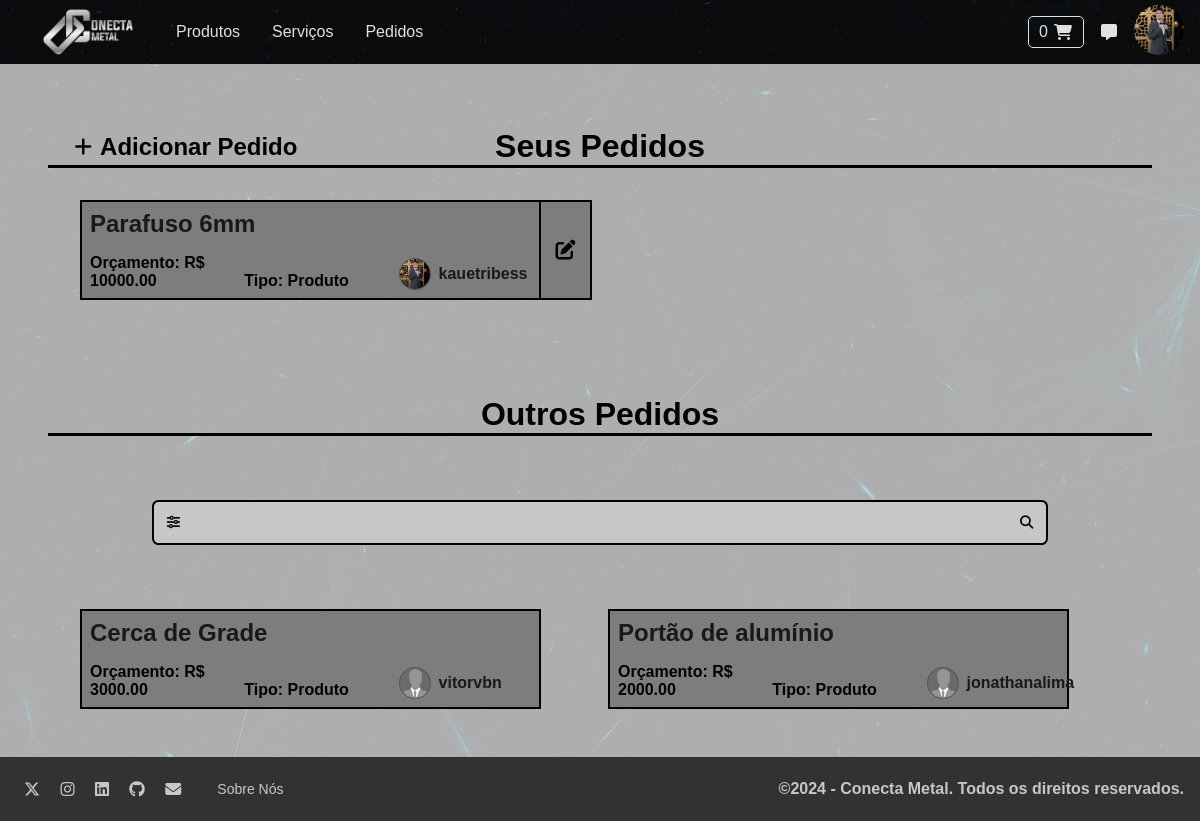
Page /requests/ (signed in) on the committed database.
### main_app/models.py (models this page shows, shortened)
class UserProfile(models.Model):
    class ServiceTierName(models.TextChoices):
        Nenhum = 'Nenhum', _('Nenhum')
        Bronze = 'Bronze', _('Bronze')
        Silver = 'Silver', _('Silver')
        Gold = 'Gold', _('Gold')
        Platinum = 'Platinum', _('Platinum')
    user = models.OneToOneField(User, on_delete=models.CASCADE)
    CPF = models.CharField(max_length=14, unique=True)
    picture = models.ImageField(upload_to=mu.profile_image_upload, null=True, blank=True, default='/main/default/no_profile_picture.png')
    aboutMe = models.TextField(null=True, blank=True, default=None)
    phone = models.CharField(max_length=255, null=True, blank=True, default=None)
    serviceTer = models.CharField(
        max_length=8, choices=ServiceTierName.choices, default=ServiceTierName.Nenhum
    )
    address = models.ForeignKey(
        Address, on_delete=models.SET_NULL, null=True, blank=True
    )

class Requests(models.Model):
    class RequestTypeName(models.TextChoices):
        Produto = 'Produto', _('Produto')
        Serviço = 'Serviço', _('Serviço')
    name = models.CharField(max_length=255)
    description = models.TextField()
    picture = models.ImageField(upload_to=mu.request_image_upload, null=True, blank=True)
    type = models.CharField(
        max_length=7, choices=RequestTypeName.choices, default=RequestTypeName.Serviço
    )
    maxBudget = models.DecimalField(max_digits=20, decimal_places=2)
    owner = models.ForeignKey(
        UserProfile, on_delete=models.CASCADE, null=True, blank=True
    )
    concluded = models.BooleanField(default=False)

### main_app/views.py (the view, shortened to what this page needs)
# urls.py: path('requests/', views.requests, name="requests"),
@login_required(login_url='main_app:login', redirect_field_name='next')
def requests(request):
    cart_products = ShoppingCart.objects.filter(
        client__user = request.user
    ).order_by('-id')
    user_profile = UserProfile.objects.filter(
        user=request.user
    ).first()
    user_requests = Requests.objects.filter(
        owner=user_profile
    ).order_by('-id')
    search_term = request.GET.get('q', '').strip()
    if user_profile.serviceTer != 'Nenhum':
        if not search_term:
            others_requests = Requests.objects.filter(
                ~Q(owner=user_profile),
                Q(concluded=False)
            ).order_by('-id')
            additional_query_string = ''
        page_object, pagination_range = make_pagination(request, others_requests, PER_PAGE)
    products_amount = 0
    for cart_product in cart_products:
        products_amount += cart_product.amount
    context = {
        'additional_query_string': additional_query_string,
        'pagination_range': pagination_range,
        'others_requests': page_object,
        'products_amount': products_amount,
        'user_profile': user_profile,
        'user_requests': user_requests,
    }
    return render(request=request, template_name='main/pages/requests.html', context=context)

### utils/pagination.py (called while the page is built)
def make_pagination(request, queryset, per_page, qty_pages=4):
    try:
        current_page = int(request.GET.get('page', 1))
    except ValueError:
        current_page = 1
    paginator = Paginator(queryset, per_page)
    page_object = paginator.get_page(current_page)
    pagination_range = make_pagination_range(
        paginator.page_range,
        qty_pages,
        current_page
    )
    return page_object, pagination_range

### main_app/templates/main/pages/requests.html (shortened to what this page needs)
{% extends "main/base/base.html" %}
{% load static %}
{% block static %}
    <link rel="stylesheet" href="{% static 'main/css/requests.css' %}">
    <link rel="stylesheet" href="{% static 'main/css/pagination.css' %}">
{% endblock static %}
{% block content %}
    <div class="requests-owner">
        <div class="requests-owner-title">
            <div class="request-owner-left">
                <div class="request-owner-new">
                    <a href="">
                        <i class="fa-solid fa-plus"></i>
                        <h2>Adicionar Pedido</h2>
                    </a>
                </div>
            </div>
            <h1>Seus Pedidos</h1>
            <div class="request-owner-right">
            </div>
        </div>
        {% if not user_requests %}
            <div class="requests-owner-not-found">
                <div class="requests-owner-message">
                    <h2>Você ainda não requisitou nenhum pedido!</h2>
                </div>
            </div>
        {% else %}
            <div class="requests-owner-list">
                {% for request in user_requests %}
                    {% include "main/partials/requests-card.html" %}
                {% endfor %}
            </div>
        {% endif %}
    </div>
    {% if user_profile.serviceTier != 'Nenhum' %}
        <div class="requests-others">
            <div class="requests-others-title">
                <h1>Outros Pedidos</h1>
            </div>
            {% include "main/partials/search.html" %}
            <div class="requests-others-list">
                {% for request in others_requests %}
                    {% include "main/partials/requests-card.html" %}
                {% endfor %}
            </div>
        </div>
    {% endif %}
{% endblock content %}

### main_app/templates/main/partials/header.html (shortened to what this page needs)
{% load static %}
<header class="main-header-container">
    <div class="main-header-left">
        <img src="{% static 'main/img/cm-square-logo.png' %}" alt="CM" class="main-header-logo">
        <a href="{% url "main_app:home" %}" class="main-header-nav-button">
            <p>Produtos</p>
        </a>
        <a href="{% url "main_app:services" %}" class="main-header-nav-button">
            <p>Serviços</p>
        </a>
        <a href="{% url "main_app:requests" %}" class="main-header-nav-button">
            <p>Pedidos</p>
        </a>
    </div>
    <div class="main-header-right">
        {% if request.user.is_authenticated %}
            <div class="main-header-cart">
                <a href="{% url "main_app:shopping" %}" class="main-header-cart-button">
                    <p>{{ products_amount }}</p>
                    <i class="fa-solid fa-cart-shopping"></i>
                </a>
            </div>
            <a href="" class="main-header-nav-button icon-button">
                <i class="fa-solid fa-message"></i>
            </a>
        {% endif %}
        <div class="profile-dropdown main-header-nav-button icon-button">
            <button class="profile-dropbtn">
                {% if request.user.is_authenticated %}
                    <img src="{{ user_profile.picture.url }}" alt="" class="user-picture">
                {% else %}
                    <i class="fa-solid fa-user"></i>
                {% endif %}
            </button>
            </div>
    </div>
</header>

### main_app/templates/main/partials/requests-card.html
<div class="requests-card">
    <div class="requests-card-content">
        <div class="request-card-title">
            <a href="#">
                <h2>{{ request.name }}</h2>
            </a>
        </div>
        <div class="request-card-info">
            <div class="request-card-budget">
                <h4>Orçamento: R$ {{ request.maxBudget }}</h3>
            </div>
            <div class="request-card-type">
                <h4>Tipo: {{ request.type }}</h3>
            </div>
            <div class="request-card-owner">
                <a href="{% url "main_app:profile" request.owner.user.username %}">
                    {% if request.owner.picture %}
                        <img src="{{ request.owner.picture.url }}" alt="">
                    {% endif %}
                    <h4>{{ request.owner.user.username }}</h4>
                </a>
            </div>
        </div>
    </div>
    {% if user_profile == request.owner %}
        <div class="requests-card-button">
            <button>
                <i class="fa-solid fa-pen-to-square"></i>
            </button>
        </div>
    {% endif %}
</div>

### main_app/static/main/css/styles.css (style rules this page uses)
:root { --color-primary: #269fe6; --color-primary-hover: #2086c2; --color-primary-dark: #13141f; --color-primary-dark-hover: #212336; --color-primary-light: #d4ecfa; --color-primary-light-hover: #bdd8e7; --color-white: #fff; --color-black: #000; --color-gray-0: #f9f9f9; --color-gray-1: #e0e0e0; --color-gray-2: #c7c7c7; --color-gray-3: #aeaeae; --color-gray-4: #959595; --color-gray-5: #7d7d7d; --color-gray-6: #646464; --color-gray-7: #4b4b4b; --color-gray-8: #323232; --color-gray-9: #191919; --color-dark-text: #444; --color-info-light: #cce5ff; --color-debug-light: #cce5ff; --color-success-light: #d4edda; --color-alert-light: #fff3cd; --color-warning-light: #fff3cd; --color-error-light: #f8d7da; --color-info-dark: #4d86c4; --color-debug-dark: #4d86c4; --color-success-dark: #4a9c5d; --color-alert-dark: #927f40; --color-warning-dark: #927f40; --color-error-dark: #da525d; --spacing-gutter-extra-small: 1rem; --spacing-gutter-small: 2rem; --spacing-gutter-medium: 3rem; --spacing-gutter-large: 4rem; }
* { padding: 0; margin: 0; box-sizing: border-box; }
body { background-image: url('../img/background.png'); background-repeat: no-repeat; background-position: center; background-size: cover; font-family: helvetica, sans-serif; display: flex; flex-direction: column; min-height: 100vh; }
.main-header-container { display: flex; flex-flow: row nowrap; background-color: rgba(0, 0, 0, .5); height: 4rem; text-align: center; justify-content: space-between; }
.main-header-logo { max-width: 9rem; max-height: 9rem; }
.main-header-container a, .main-header-container i { color: var(--color-gray-1); text-decoration: none; }
.main-header-nav-button i, .main-header-nav-button p { padding: 1rem; }
.main-header-left, .main-header-right { display: flex; flex-flow: row nowrap; align-items: center; margin: 0 var(--spacing-gutter-extra-small); }
.main-header-cart { display: flex; flex-flow: row nowrap; justify-content: center; align-items: center; border: .1rem solid var(--color-gray-1); border-radius: 5px; width: fit-content; height: 2rem; }
.main-header-cart-button { display: flex; flex-flow: row nowrap; justify-content: center; align-items: center; color: var(--color-gray-1) }
.main-header-cart-button i { width: 30px; margin-right: 5px; }
.main-header-cart-button p { padding-left: 10px; }
.icon-button { width: 50px; }
.profile-dropdown { position: relative; display: inline-block; }
.profile-dropbtn { background: none; border: none; font-size: 16px; cursor: pointer; width: 100%; height: 100%; }
.profile-dropbtn img { width: 100%; height: 100%; border-radius: 100%; }

### rows in the picture
UserProfile: picture (picture)
Requests: name "Parafuso 6mm", maxBudget "10000.00", type "Produto", owner.picture (picture), owner.user.username "kauetribess"
Requests: name "Cerca de Grade", maxBudget "3000.00", type "Produto", owner.picture (picture), owner.user.username "vitorvbn"
Requests: name "Portão de alumínio", maxBudget "2000.00", type "Produto", owner.picture (picture), owner.user.username "jonathanalima"

### other values in the picture
{{ products_amount }} "0"
